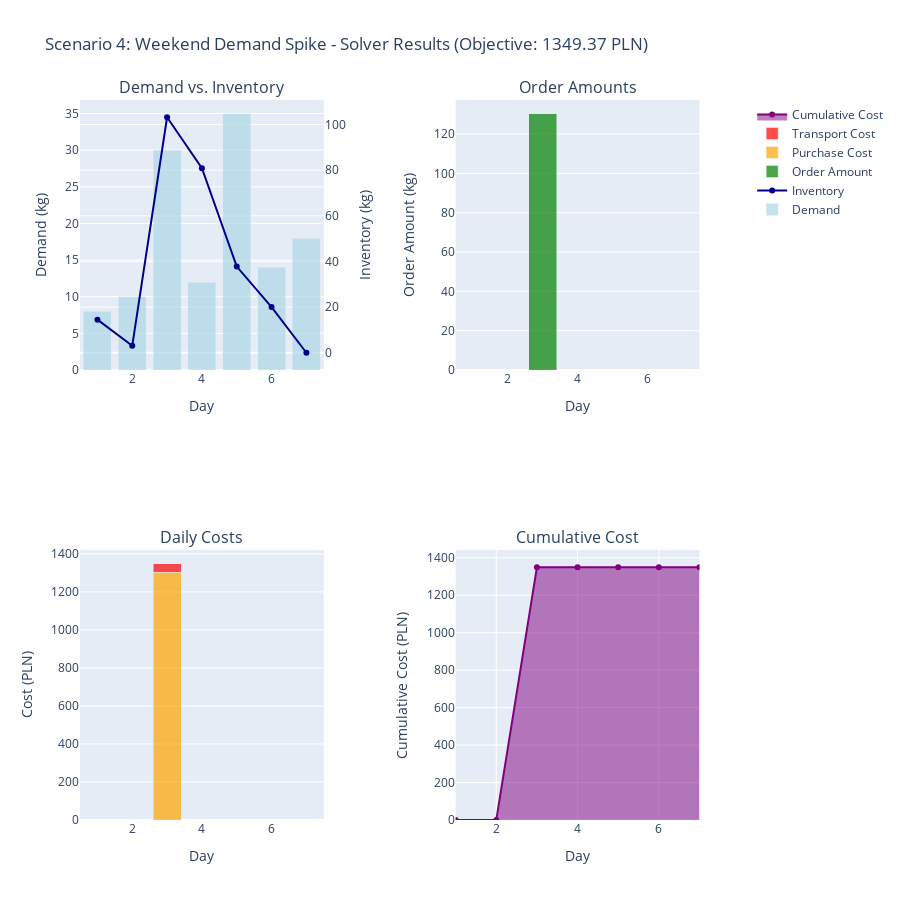

This figure's notebook cell:
### Code cell
if sol4 and df4 is not None:
    plot_scenario("Scenario 4: Weekend Demand Spike", sol4, inp4, df4)

### Figure 1 — Plotly figure (JSON) as saved in the notebook; plotly's stock layout.template omitted (floating-point values rounded to 4 significant figures)
{"data": [{"marker": {"color": "lightblue"}, "name": "Demand", "opacity": 0.7, "type": "bar", "x": [1, 2, 3, 4, 5, 6, 7], "xaxis": "x", "y": [8, 10, 30, 12, 35, 14, 18], "yaxis": "y"}, {"line": {"color": "darkblue", "width": 2}, "mode": "lines+markers", "name": "Inventory", "type": "scatter", "x": [1, 2, 3, 4, 5, 6, 7], "xaxis": "x", "y": [14.5, 3.05, 103.2, 80.86, 37.78, 20, 0], "yaxis": "y2"}, {"marker": {"color": "green"}, "name": "Order Amount", "opacity": 0.7, "type": "bar", "x": [1, 2, 3, 4, 5, 6, 7], "xaxis": "x2", "y": [0, 0, 130.4, 0, 0, 0, 0], "yaxis": "y3"}, {"marker": {"color": "orange"}, "name": "Purchase Cost", "opacity": 0.7, "type": "bar", "x": [1, 2, 3, 4, 5, 6, 7], "xaxis": "x3", "y": [0.0, 0.0, 1304.0, 0.0, 0.0, 0.0, 0.0], "yaxis": "y4"}, {"marker": {"color": "red"}, "name": "Transport Cost", "opacity": 0.7, "type": "bar", "x": [1, 2, 3, 4, 5, 6, 7], "xaxis": "x3", "y": [0.0, 0.0, 45.0, 0.0, 0.0, 0.0, 0.0], "yaxis": "y4"}, {"fill": "tozeroy", "line": {"color": "purple", "width": 2}, "mode": "lines+markers", "name": "Cumulative Cost", "type": "scatter", "x": [1, 2, 3, 4, 5, 6, 7], "xaxis": "x4", "y": [0.0, 0.0, 1349.0, 1349.0, 1349.0, 1349.0, 1349.0], "yaxis": "y5"}], "layout": {"annotations": [{"font": {"size": 16}, "showarrow": false, "text": "Demand vs. Inventory", "x": 0.185, "xanchor": "center", "xref": "paper", "y": 1, "yanchor": "bottom", "yref": "paper"}, {"font": {"size": 16}, "showarrow": false, "text": "Order Amounts", "x": 0.755, "xanchor": "center", "xref": "paper", "y": 1, "yanchor": "bottom", "yref": "paper"}, {"font": {"size": 16}, "showarrow": false, "text": "Daily Costs", "x": 0.185, "xanchor": "center", "xref": "paper", "y": 0.375, "yanchor": "bottom", "yref": "paper"}, {"font": {"size": 16}, "showarrow": false, "text": "Cumulative Cost", "x": 0.755, "xanchor": "center", "xref": "paper", "y": 0.375, "yanchor": "bottom", "yref": "paper"}], "barmode": "stack", "height": 900, "showlegend": true, "title": {"text": "Scenario 4: Weekend Demand Spike - Solver Results (Objective: 1349.37 PLN)"}, "xaxis": {"anchor": "y", "domain": [0, 0.37], "title": {"text": "Day"}}, "xaxis2": {"anchor": "y3", "domain": [0.57, 0.94], "title": {"text": "Day"}}, "xaxis3": {"anchor": "y4", "domain": [0, 0.37], "title": {"text": "Day"}}, "xaxis4": {"anchor": "y5", "domain": [0.57, 0.94], "title": {"text": "Day"}}, "yaxis": {"anchor": "x", "domain": [0.625, 1], "title": {"text": "Demand (kg)"}}, "yaxis2": {"anchor": "x", "overlaying": "y", "side": "right", "title": {"text": "Inventory (kg)"}}, "yaxis3": {"anchor": "x2", "domain": [0.625, 1], "title": {"text": "Order Amount (kg)"}}, "yaxis4": {"anchor": "x3", "domain": [0, 0.375], "title": {"text": "Cost (PLN)"}}, "yaxis5": {"anchor": "x4", "domain": [0, 0.375], "title": {"text": "Cumulative Cost (PLN)"}}}}
